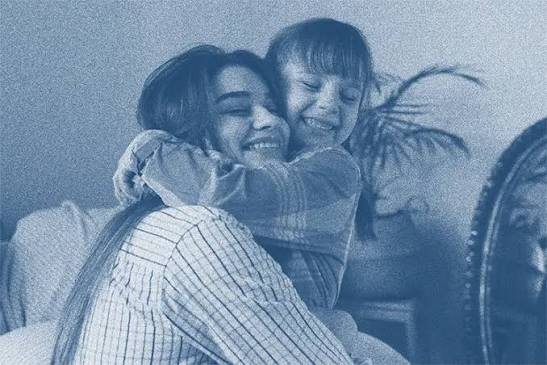
#> input picture images/contoh3.jpg, 547 x 365 px
$ python filter-spasial.py
#> lines starting #> are read from the running program, lines starting #| are printed output that depends on the picture

import cv2
import numpy as np


IMAGE_PATH = "images/contoh3.jpg"


def mean_filter_manual(gray, kernel_size=3):
    height, width = gray.shape
    result = np.zeros((height, width), dtype=np.uint8)
    pad = kernel_size // 2

    padded = np.pad(
        gray.astype(np.float64),
        ((pad, pad), (pad, pad)),
        mode="edge"
    )

    for y in range(height):
        for x in range(width):
            total = 0.0

            for ky in range(kernel_size):
                for kx in range(kernel_size):
                    total += padded[y + ky, x + kx]

            result[y, x] = int(total / (kernel_size * kernel_size))

    return result


def median_filter_manual(gray, kernel_size=3):
    height, width = gray.shape
    result = np.zeros((height, width), dtype=np.uint8)
    pad = kernel_size // 2

    padded = np.pad(
        gray,
        ((pad, pad), (pad, pad)),
        mode="edge"
    )

    for y in range(height):
        for x in range(width):
            values = []

            for ky in range(kernel_size):
                for kx in range(kernel_size):
                    values.append(
                        int(padded[y + ky, x + kx])
                    )

            values.sort()
            result[y, x] = values[len(values) // 2]

    return result


def laplacian_filter_manual(gray):
    height, width = gray.shape
    result = np.zeros((height, width), dtype=np.uint8)

    kernel = [
        [0, 1, 0],
        [1, -4, 1],
        [0, 1, 0]
    ]

    padded = np.pad(
        gray.astype(np.float64),
        ((1, 1), (1, 1)),
        mode="edge"
    )

    for y in range(height):
        for x in range(width):
            total = 0.0

            for ky in range(3):
                for kx in range(3):
                    total += (
                        padded[y + ky, x + kx]
                        * kernel[ky][kx]
                    )

            value = abs(total)

            if value > 255:
                value = 255

            result[y, x] = int(value)

    return result


def main():
    image = cv2.imread(IMAGE_PATH)
#> image is the input picture: shape (365, 547, 3); mean B, G, R 169.9, 142.8, 116.6

    if image is None:
        print("Gambar tidak ditemukan:", IMAGE_PATH)
        return

    gray = cv2.cvtColor(image, cv2.COLOR_BGR2GRAY)
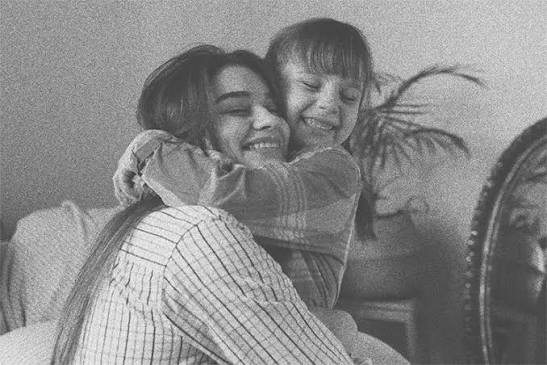
#> gray: shape (365, 547); min 39, max 253, mean 138.1

    mean_result = mean_filter_manual(gray)
#> in mean_filter_manual, `padded = np.pad( gray.astype(np.float64), ((pad, pad), (pad, pad)), mo..`:
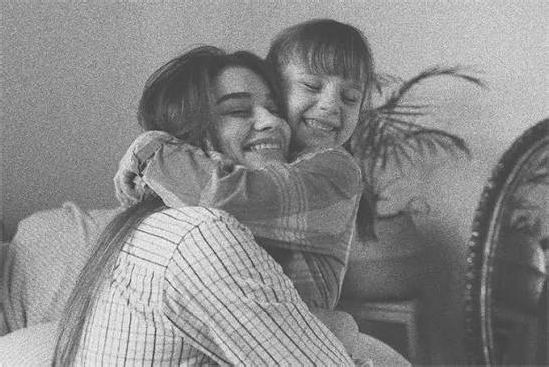
#> padded: shape (367, 549) float64; min 39, max 253, mean 138.2
    median_result = median_filter_manual(gray)
    laplacian_result = laplacian_filter_manual(gray)
#> after the loop in laplacian_filter_manual, `for y in range(height):`:
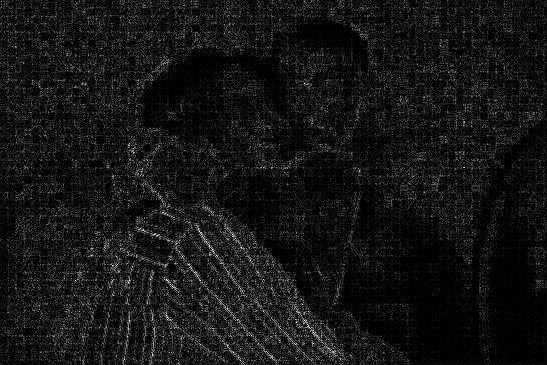
#> result: shape (365, 547); min 0, max 255, mean 21.8

    cv2.imshow("Citra Asli", gray)
    cv2.imshow("Mean Filter Manual", mean_result)
    cv2.imshow("Median Filter Manual", median_result)
    cv2.imshow("Laplacian Manual", laplacian_result)

    cv2.waitKey(0)
    cv2.destroyAllWindows()


if __name__ == "__main__":
    main()

$ run again, with images/contoh2.jpg copied over images/contoh3.jpg
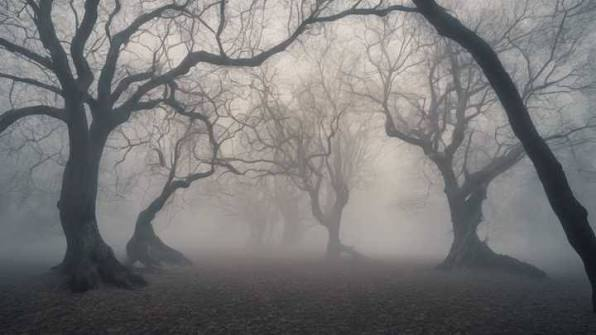
#> input picture images/contoh2.jpg, 596 x 335 px
#> in main, image is the input picture: shape (335, 596, 3); mean B, G, R 119.7, 119.4, 120.6
#> in mean_filter_manual, `padded = np.pad( gray.astype(np.float64), ((pad, pad), (pad, pad)), mo..`:
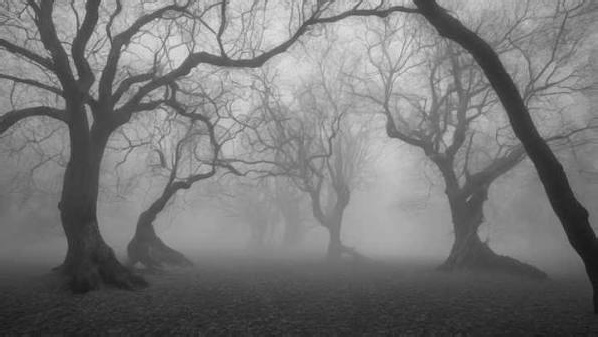
#> padded: shape (337, 598) float64; min 19, max 226, mean 119.6
#> after the loop in laplacian_filter_manual, `for y in range(height):`:
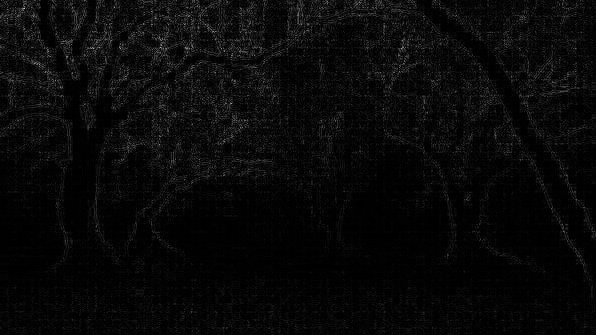
#> result: shape (335, 596); min 0, max 191, mean 8.9
